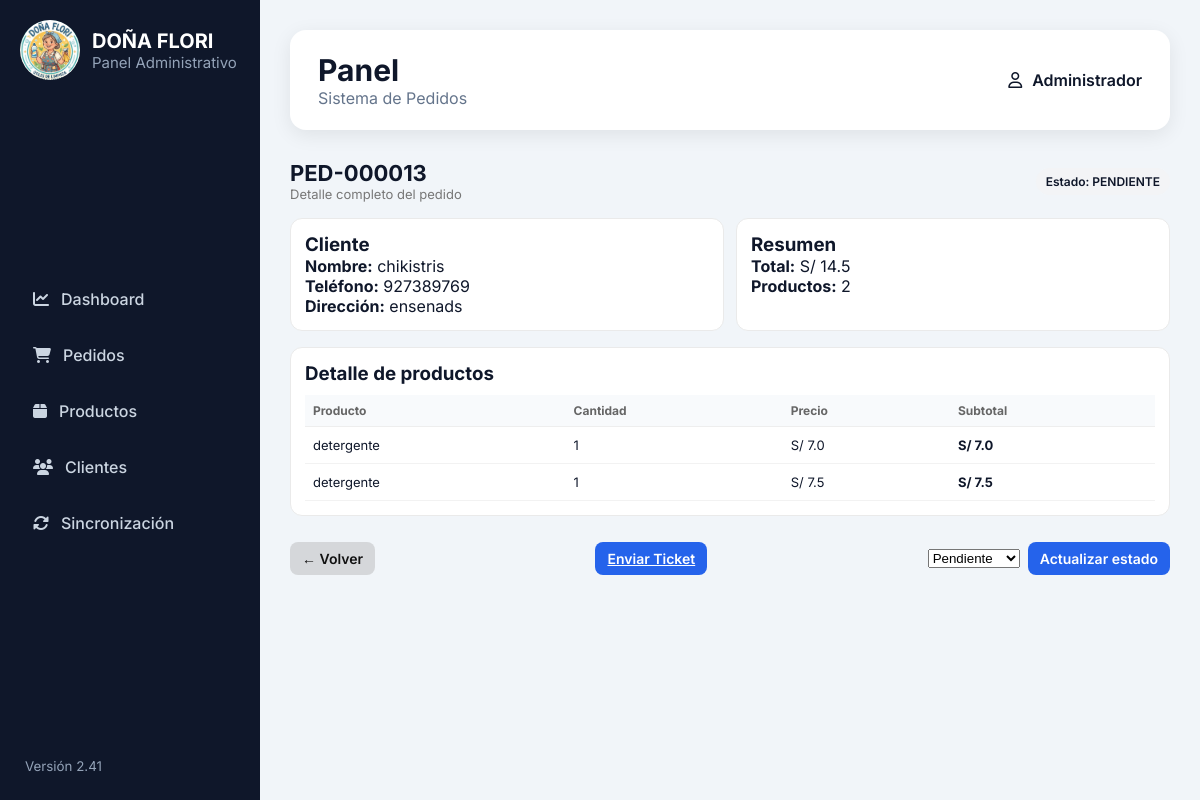
The app's page /admin/pedido/13 with its own data.
### tables this page shows
CREATE TABLE pedidos(

            id INTEGER PRIMARY KEY AUTOINCREMENT,

            numero TEXT UNIQUE,

            cliente_id INTEGER,

            fecha TEXT,
                   
            estado TEXT,

            subtotal REAL,

            delivery REAL DEFAULT 0,

            descuento REAL DEFAULT 0,

            total REAL,


            observaciones TEXT,

            fecha_actualizacion TEXT,

            usuario TEXT,

            FOREIGN KEY(cliente_id)
            REFERENCES clientes(id)

        );

CREATE TABLE clientes(

            id INTEGER PRIMARY KEY AUTOINCREMENT,

            nombre TEXT NOT NULL,

            telefono TEXT UNIQUE,

            direccion TEXT,

            referencia TEXT,

            fecha_registro TEXT DEFAULT CURRENT_TIMESTAMP,

            ultima_compra TEXT,

            activo INTEGER DEFAULT 1                   
        );

CREATE TABLE detalle_pedido(

            id INTEGER PRIMARY KEY AUTOINCREMENT,

            pedido_id INTEGER,

            producto_codigo TEXT,

            producto TEXT,

            marca TEXT,

            presentacion TEXT,

            cantidad INTEGER,

            precio_unitario REAL,

            subtotal REAL,

            FOREIGN KEY(pedido_id)
            REFERENCES pedidos(id)

        );

### app.py (the view)
@app.route("/admin/pedido/<int:pedido_id>")
def admin_detalle_pedido(pedido_id):
    pedido = obtener_pedido_completo(pedido_id)
    return render_template(
        "admin/detalle_pedido.html",
        pedido=pedido
    )

### services/database_service.py (called while the page is built)
def conectar():
    conexion = sqlite3.connect(DATABASE)
    conexion.row_factory = sqlite3.Row
    return conexion

### services/pedido_service.py (called while the page is built)
def obtener_pedido_detalle(pedido_id):
    conn = conectar()
    cursor = conn.cursor()
    cursor.execute("""
        SELECT

            producto_codigo,
            producto,
            marca,
            presentacion,
            cantidad,
            precio_unitario,
            subtotal

        FROM detalle_pedido

        WHERE pedido_id = ?

        ORDER BY id
    """, (pedido_id,))
    rows = cursor.fetchall()
    conn.close()
    detalle = []
    for row in rows:
        detalle.append({
            "codigo": row["producto_codigo"],
            "producto": row["producto"],
            "marca": row["marca"],
            "presentacion": row["presentacion"],
            "cantidad": row["cantidad"],
            "precio_unitario": row["precio_unitario"],
            "subtotal": row["subtotal"]
        })
    return detalle

### templates/admin/detalle_pedido.html (shortened to what this page needs)
{% extends "admin/base_admin.html" %}
{% block content %}
<div class="erp-container">
    <div class="erp-header">
        <div>
            <h1 class="erp-title">{{ pedido.numero }}</h1>
            <p class="erp-subtitle">Detalle completo del pedido</p>
        </div>
        <div class="badge-status">
            Estado: {{ pedido.estado }}
        </div>
    </div>
    <div class="erp-grid">
        <div class="erp-card">
            <h3>Cliente</h3>
            <p><strong>Nombre:</strong> {{ pedido.cliente.nombre }}</p>
            <p><strong>Teléfono:</strong> {{ pedido.cliente.telefono }}</p>
            <p><strong>Dirección:</strong> {{ pedido.cliente.direccion }}</p>
        </div>
        <div class="erp-card">
            <h3>Resumen</h3>
            <p><strong>Total:</strong> S/ {{ pedido.total }}</p>
            <p><strong>Productos:</strong> {{ pedido.detalle|length }}</p>
        </div>
    </div>
    <div class="erp-card full">
        <h3>Detalle de productos</h3>
        <table class="erp-table">
            <thead>
                <tr>
                    <th>Producto</th>
                    <th>Cantidad</th>
                    <th>Precio</th>
                    <th>Subtotal</th>
                </tr>
            </thead>
            <tbody>
                {% for item in pedido.detalle %}
                <tr>
                    <td>{{ item.producto }}</td>
                    <td>{{ item.cantidad }}</td>
                    <td>S/ {{ item.precio_unitario }}</td>
                    <td><strong>S/ {{ item.subtotal }}</strong></td>
                </tr>
                {% endfor %}
            </tbody>
        </table>
    </div>
    <div class="erp-actions">
        <a href="/admin/pedidos" class="btn-secondary">
            ← Volver
        </a>
        <a href="/admin/ticket/{{ pedido.id }}"
        class="btn-primary">
            Enviar Ticket
        </a>
    <div class="erp-status-update">
        <form method="POST" action="/admin/pedido/{{ pedido.id }}/estado">
            <select name="estado" class="input">
                <option value="PENDIENTE"
                {% if pedido.estado=="PENDIENTE" %}selected{% endif %}>
                    Pendiente
                </option>
            </select>
            <button class="btn-primary" type="submit">
                Actualizar estado
            </button>
        </form>
    </div>
</div>
{% endblock %}

### static/css/admin.css (style rules this page uses)
:root { --sidebar:#0f172a; --sidebar-hover:#1e293b; --sidebar-active:#2563eb; --background:#f1f5f9; --card:#ffffff; --text:#0f172a; --text-light:#64748b; --border:#e2e8f0; --shadow:0 5px 20px rgba(0,0,0,.08); --radius:16px; }
* { margin:0; padding:0; box-sizing:border-box; }
body { font-family:"Inter",sans-serif; background:var(--background); color:var(--text); }
table { width:100%; border-collapse:collapse; }
thead { background:#f8fafc; }
th { text-align:left; padding:15px; }
td { padding:15px; border-top:1px solid var(--border); }
table tbody tr { transition:.2s; }
.erp-container { display: flex; flex-direction: column; gap: 16px; }
.erp-header { display: flex; justify-content: space-between; align-items: center; }
.erp-title { font-size: 22px; font-weight: 700; }
.erp-subtitle { font-size: 13px; color: #777; }
.badge-status { background: #f3f4f6; padding: 6px 10px; border-radius: 999px; font-size: 12px; font-weight: 600; }
.erp-grid { display: grid; grid-template-columns: 1fr 1fr; gap: 12px; }
.erp-card { background: #fff; border: 1px solid #eaeaea; border-radius: 12px; padding: 14px; }
.erp-card.full { grid-column: 1 / -1; }
.erp-table { width: 100%; border-collapse: collapse; margin-top: 10px; }
.erp-table th { text-align: left; font-size: 12px; color: #666; border-bottom: 1px solid #eee; padding: 8px; }
.erp-table td { padding: 10px 8px; border-bottom: 1px solid #f2f2f2; font-size: 13px; }
.erp-actions { display: flex; justify-content: space-between; align-items: center; margin-top: 10px; gap: 10px; }
.erp-status-update form { display: flex; gap: 8px; align-items: center; }
.btn-primary { background:#2563eb; color:white; border:none; padding:8px 12px; border-radius:8px; cursor:pointer; transition:.2s; font-weight:600; font-size: 14px; font-family: "Inter", sans-serif; }
.btn-secondary { background: #a7a8a862; color: #111; padding: 8px 12px; border-radius: 8px; text-decoration: none; font-size: 14px; font-weight: 600; font-family: "Inter", sans-serif; }

### records on screen
pedidos: numero "PED-000013", estado "PENDIENTE", total "14.5", estado "Pendiente"
clientes: cliente.nombre "chikistris", cliente.telefono "927389769", cliente.direccion "ensenads"
detalle_pedido: producto "detergente", cantidad "1", precio_unitario "7.0", subtotal "7.0"
detalle_pedido: producto "detergente", cantidad "1", precio_unitario "7.5", subtotal "7.5"

### other values on screen
{{ pedido.detalle|length }} "2"
